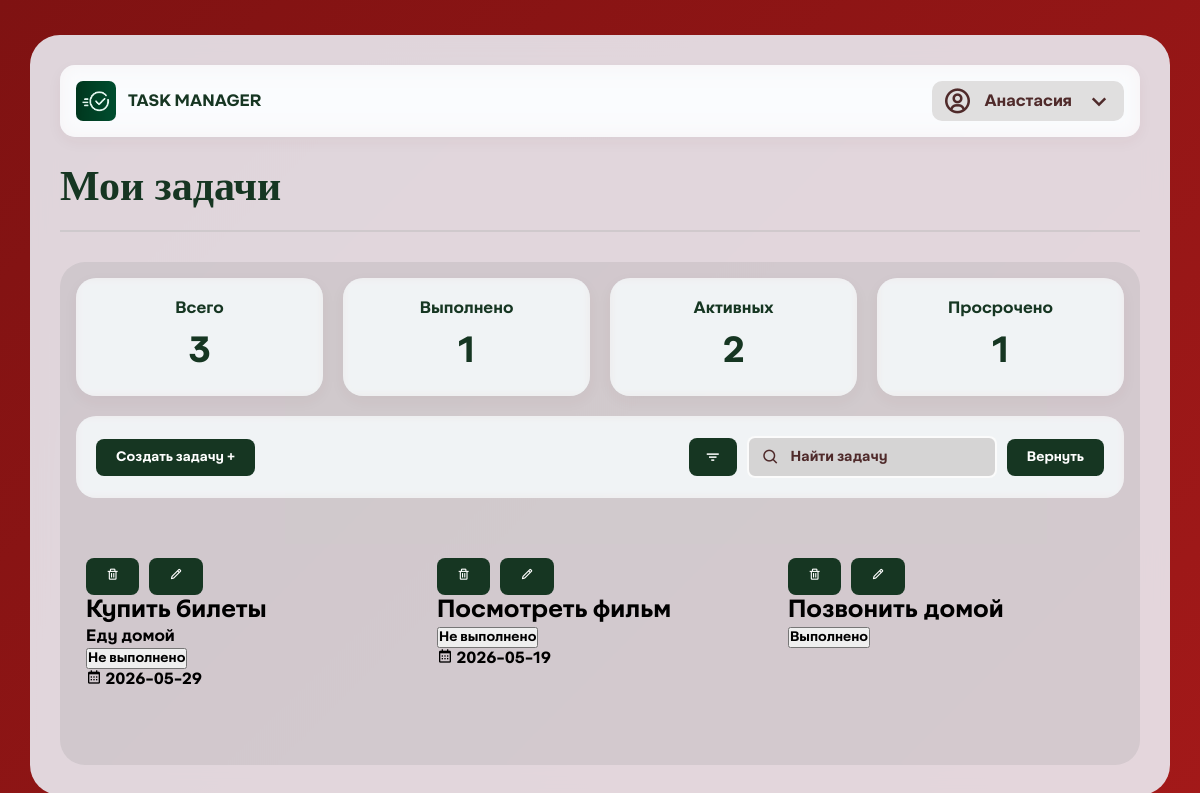
/homepage (signed in), run on the app's committed database.
### tables this page shows
CREATE TABLE users (
        id INTEGER PRIMARY KEY AUTOINCREMENT,
        name TEXT NOT NULL,
        username TEXT UNIQUE NOT NULL,
        password TEXT NOT NULL,
        created_time TEXT NOT NULL
    );

CREATE TABLE tasks (
        user_id INTEGER NOT NULL,
        id INTEGER PRIMARY KEY AUTOINCREMENT,
        name TEXT NOT NULL,
        description TEXT,
        status INTEGER DEFAULT 0, 
        limit_time TEXT,
        created_time TEXT NOT NULL,
        FOREIGN KEY (user_id) REFERENCES users (id)
    );

### application/pages.py (the view)
@router.get("/homepage")
def homepage(request: Request, search: str = ""):
    user_id = request.cookies.get("user_id")
    if not user_id:
        return RedirectResponse("/")
    user = get_user_id(int(user_id))
    all_tasks = get_tasks(int(user_id))
    if search:
        print(search)
        tasks = get_task_name(search, int(user_id))
    else:
        tasks = all_tasks
    total = len(all_tasks)
    active = len([i for i in all_tasks if i[4] == 0])
    completed = len([i for i in all_tasks if i[4] == 1])
    today = datetime.now().date()
    overdue = 0
    for i in all_tasks:
        limit_time = i[5]
        if limit_time and i[4] != 1:
            deadline = datetime.strptime(limit_time, "%Y-%m-%d").date()
            if deadline < today:
                overdue += 1
    return templates.TemplateResponse("homepage.html", {
        "request": request,
        "user": user,
        "tasks": tasks,
        "total": total,
        "completed": completed,
        "active": active,
        "overdue": overdue,
        "search": search
    })

### templates/homepage.html (shortened to what this page needs)
{% extends 'base.html' %}
{% block content %}
<body class="tasks-page">
    <div class="tasks-container">
        <div class="server-profile-bar">
            <div class="server-info">
                <img src="/static/images/logo-with.png" alt="Server" class="logo">
                <span class="server-name">TASK MANAGER</span>
            </div>
            <div class="profile-info">
                <i class='bx bx-user-circle'></i>
                <span class="name">{{ user[1] }}</span>
                <i class='bx bx-chevron-down'></i>
            </div>
        </div>
        <div class="tasks-header">
            <h1 class="text">Мои задачи</h1>
        </div>
        <div class="back">
            <div class="stats-grid">
                <div class="stat-card">
                    <h3>Всего</h3>
                    <div class="stat-number" id="totalTasks">{{ total }}</div>
                </div>
                <div class="stat-card">
                    <h3>Выполнено</h3>
                    <div class="stat-number" id="completedTasks">{{ completed }}</div>
                </div>
                <div class="stat-card">
                    <h3>Активных</h3>
                    <div class="stat-number" id="activeTasks">{{ active }}</div>
                </div>
                <div class="stat-card">
                    <h3>Просрочено</h3>
                    <div class="stat-number" id="overdueTasks">{{ overdue }}</div>
                </div>
            </div>
            <div class="filters-section">
                <form action="/create">
                    <div class="create-button">
                        <button type="submit" class="create-btn">Cоздать задачу +</button>
                    </div>
                </form>
                <div class="search-wrapper">
                    <div class="filter-button">
                        <button class="filter-btn" id="filterBtn">
                            <i class="bx bx-filter"></i>
                        </button>
                    </div>
                    <div class="search-box">
                        <form action="/homepage" method="GET" id="searchForm">
                            <input type="text" name="search" id="searchInput" placeholder="         Найти задачу" value="{{ search_query if search_query else '' }}">
                            <i class="bx bx-search"></i>
                        </form>
                    </div>
                    <div class="clear-button">
                        <button type="submit" class="clear-btn" onclick="location.href='/homepage'">Вернуть</button>
                    </div>
                </div>
            </div>
            <div class="tasks-grid" id="tasksGrid">
                {% if tasks %}
                    {% for task in tasks %}
                    <div class="task-container">
                        <div class="task-edit-buttons">
                            <button class="delete-task-btn" onclick="deleteTask({{ task[1] }})"><i class="bx bx-trash"></i></button>
                            <button class="edit-task-btn" onclick="location.href='/edittask?task_id={{ task[1] }}'">
                                <i class="bx bx-pencil"></i>
                            </button>
                        </div>
                        <div class="task-card">
                            <h2 class="task-name">{{ task[2] }}</h2>
                            {% if task[3] %}
                            <p class="task-description-preview">{{ task[3] }}</p>
                            {% endif %}
                            <div class="task-card-header">
                                <form action="/update_task_status/{{ task[1] }}" method="POST">
                                    <button type="submit" class="status-btn">{% if task[4] == 1 %}Выполнено{% else %}Не выполнено{% endif %}</button>
                                </form>
                            </div>
                            {% if task[5] %}
                            <div class="task-deadline">
                                <i class='bx bx-calendar'></i>
                                <span>{{ task[5] }}</span>
                            </div>
                            {% endif %}
                        </div>
                    </div>
                    {% endfor %}
                {% else %}
                    <div class="empty-state">Тут немного пусто</div>
                {% endif %}
            </div>
        </div>
    </div>
</body>
{% endblock %}

### templates/base.html (shortened to what this page needs)
<!DOCTYPE html>
<html lang="ru">
<head>
    <link rel="stylesheet" href="static\styles.css">
    <link rel="stylesheet" href="https://unpkg.com/boxicons@2.1.4/css/boxicons.min.css">
</head>
{% block content %}{% endblock %}
</html>

### static/styles.css (style rules this page uses)
* { margin: 0; padding: 0; box-sizing: border-box; font-family: AKTIFO-A-BOLD_0; }
h1 { font-family: Strogo-Regular; z-index: 1; }
h1.text { font-size: 42px; }
form { width: 100%; }
.tasks-page { background: linear-gradient(135deg, rgb(127, 18, 18), rgb(163, 25, 25)); overflow-y: auto; overflow-x: auto; display: flex; justify-content: center; align-items: flex-start; min-height: 100vh; padding: 10px; }
.tasks-container, .tasks-container-edited { position: relative; width: 1480px; max-width: calc(100% - 40px); background: rgba(240, 248, 255, 0.85); backdrop-filter: blur(12px); border-radius: 30px; padding: 30px; margin: 25px auto; display: flex; flex-direction: column; min-height: calc(100vh - 40px); }
.back, .back-edit { background: #0d331a13; border-radius: 25px; padding-top: 16px; padding-bottom: 16px; padding-left: 16px; padding-right: 16px; flex: 1; width: 100%; display: flex; flex-direction: column; }
.tasks-header { text-align: left; margin-bottom: 30px; padding-bottom: 30px; border-bottom: 2px solid rgba(166, 169, 167, 0.3); }
.tasks-header h1 { font-size: 42px; color: #163622; margin-bottom: -10px; }
.server-profile-bar { display: flex; justify-content: space-between; align-items: center; background: rgba(255, 255, 255, 0.7); backdrop-filter: blur(10px); padding: 16px 16px; border-radius: 15px; margin-bottom: 25px; box-shadow: 0 5px 15px #4f2a2a0c; }
.server-info, .profile-info { display: flex; align-items: center; gap: 10px; font-size: 16px; color: #163622; }
.profile-info { background: #e0dfdf; position: relative; cursor: pointer; padding: 5px 10px; border-radius: 10px; z-index: 100; }
.server-profile-bar { overflow: visible; z-index: 10; }
.tasks-container { overflow: visible; }
.logo { width: 40px; height: 40px; object-fit: cover; border-radius: 7px; }
.profile-info i { font-size: 30px; color: #4f2a2a; }
.server-name, .name { font-weight: bold; margin: 2px; }
.name, .form-group input::placeholder, .form-group textarea::placeholder { color: #4f2a2a; }
.profile-info { cursor: pointer; transition: all 0.3s ease; padding: 5px 10px; border-radius: 10px; }
.stats-grid { display: grid; grid-template-columns: repeat(auto-fit, minmax(200px, 1fr)); gap: 20px; margin-bottom: 20px; }
.stat-card { background: rgba(255, 255, 255, 0.6); backdrop-filter: blur(5px); padding: 20px; border-radius: 20px; text-align: center; transition: transform 0.3s ease; box-shadow: 0 5px 15px #4f2a2a0c; }
.stat-card h3 { font-size: 16px; color: #163622; margin-bottom: 10px; }
.stat-number { font-size: 36px; font-weight: bold; color: #163622; }
.filters-section { background: rgba(255, 255, 255, 0.6); backdrop-filter: blur(5px); padding: 20px; border-radius: 20px; margin-bottom: 30px; display: flex; justify-content: space-between; align-items: center; gap: 15px; }
.filter-button, .create-button, .clear-button, .task-edit-buttons { display: flex; gap: 10px; flex-wrap: wrap; }
.filter-btn, .create-btn, .clear-btn, .delete-task-btn, .edit-task-btn { background: #163622; border: none; padding: 10px 20px; border-radius: 8px; cursor: pointer; font-family: AKTIFO-A-BOLD_0; color: #ffffff; transition: all 0.3s ease; transition: background 0.3s ease; }
.search-wrapper { display: flex; align-items: center; gap: 10px; }
.search-box { position: relative; }
.search-box input { width: 250px; padding: 10px 35px 10px 15px; background: #cac8c8b7; border-radius: 8px; border: 2px solid #ffffffe1; outline: none; font-size: 14px; }
.search-box input::placeholder { color: #4f2a2a; font-weight: 400; }
.search-box i { position: absolute; right: 217px; top: 50%; transform: translateY(-50%); font-size: 18px; color: #4f2a2a; pointer-events: none; }
.search-box input:not(:placeholder-shown) + .bx.bx-search { opacity: 0; }
.filter-btn { padding: 10px 15px; display: flex; align-items: center; justify-content: center; }
.filter-btn i { font-size: 18px; margin: 0; }
.tasks-grid { display: grid; grid-template-columns: repeat(auto-fill, minmax(320px, 1fr)); gap: 25px; margin-top: 20px; max-height: 600px; overflow-y: auto; padding: 10px; }
.filter-button { position: relative; }

### data on the page
users: name "Анастасия"
tasks: name "Купить билеты", description "Еду домой", status "Не выполнено", limit_time "2026-05-29"
tasks: name "Посмотреть фильм", status "Не выполнено", limit_time "2026-05-19"
tasks: name "Позвонить домой", status "Выполнено"

### other printed values
{{ total }} "3"
{{ completed }} "1"
{{ active }} "2"
{{ overdue }} "1"
